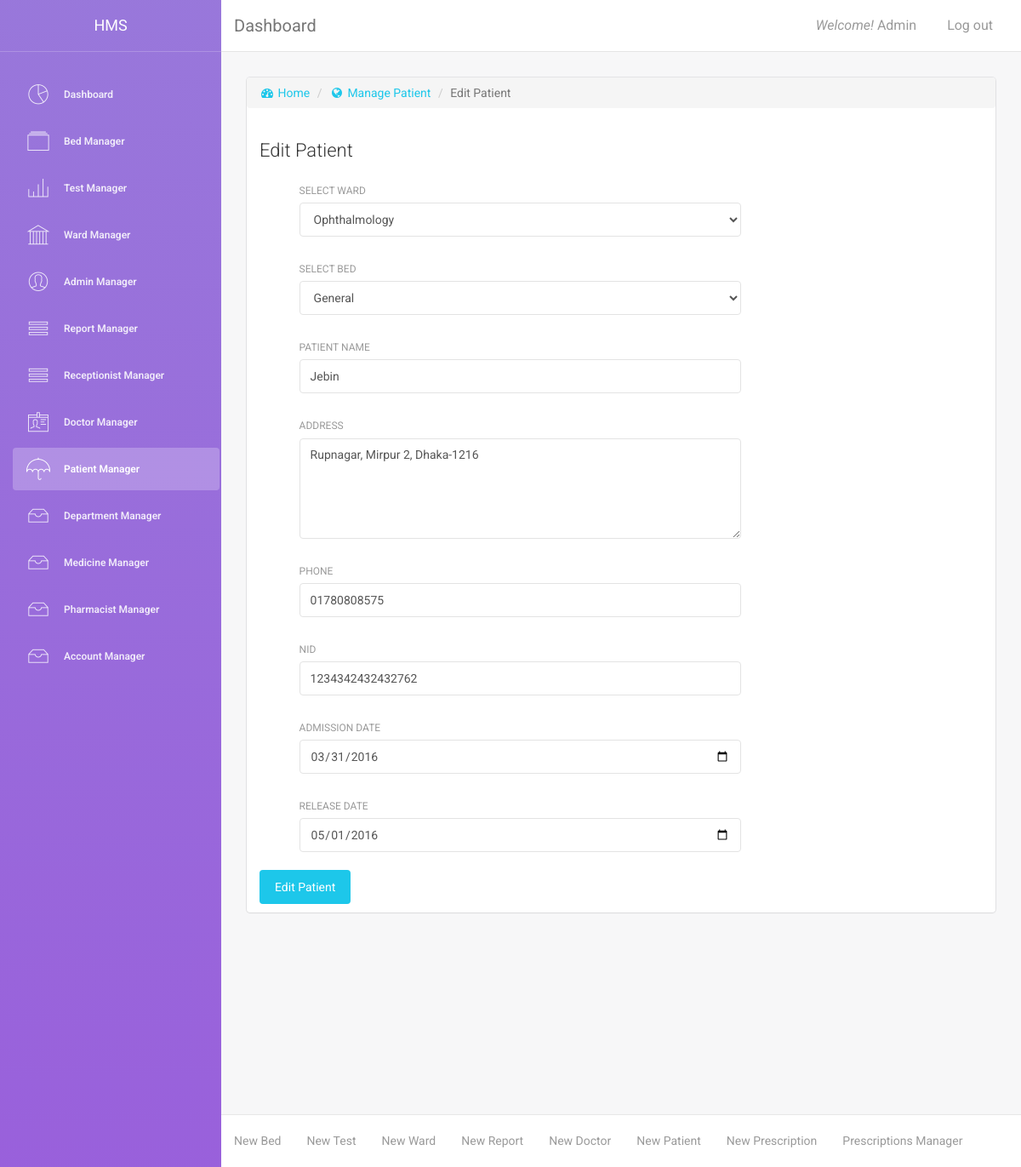
/edit_patient.php?id=1 (signed in), run on the app's committed database.
### tables this page shows
CREATE TABLE `tbl_patient` (
  `patient_id` int(6) NOT NULL,
  `ward_id` int(2) NOT NULL,
  `bed_id` int(2) NOT NULL,
  `doc_id` int(11) NOT NULL,
  `patient_name` varchar(100) NOT NULL,
  `patient_address` text NOT NULL,
  `patient_phone` varchar(20) NOT NULL,
  `patient_nid` varchar(50) NOT NULL,
  `admission_date` date NOT NULL,
  `release_date` date NOT NULL
);

### content/edit_patient.php (the view, shortened to what this page needs)
<div class="content">
    <div class="container-fluid">
        <div class="row">
            <div class="col-md-12">
                <div class="card">
                    <ol class="breadcrumb">
                        <li><a href="index.php"><i class="fa fa-dashboard"></i> Home</a></li>
                        <li><a href="manage_patient.php"><i class="fa fa-globe"></i> Manage Patient</a></li>
                        <li class="active">Edit Patient</li>
                    </ol>
                    <div class="header">
                        <h4 class="title">Edit Patient</h4>
                    </div>
                    <div class="content">
                        <form action="" method="POST" name="edit_patient">
                            <div class="row">
                                <div class="col-md-8">
                                    <div class="form-group">
                                        <label>Select Ward</label>
                                        <select name="ward_id" class="form-control">
                                            <?php
                                            while ($ward = mysqli_fetch_assoc($all_ward)) {
                                                ?>
                                                <option value="<?php echo $ward['ward_id'] ?>"><?php echo $ward['ward_name'] ?></option>
                                            <?php } ?>
                                        </select>
                                    </div>
                                </div>
                                <div class="col-md-8">
                                    <div class="form-group">
                                        <label>Select Bed</label>
                                        <select name="bed_id" class="form-control">
                                            <?php
                                            while ($bed = mysqli_fetch_assoc($all_bed)) {
                                                ?>
                                                <option value="<?php echo $bed['bed_id'] ?>"><?php echo $bed['bed_name'] ?></option>
                                            <?php } ?>
                                        </select>
                                    </div>
                                </div>
                                <div class="col-md-8">
                                    <div class="form-group">
                                        <label>Patient Name</label>
                                        <input type="text" name="patient_name" value="<?php echo $all_patient['patient_name']?>" class="form-control">
                                    </div>
                                </div>
                                <div class="col-md-8">
                                    <div class="form-group">
                                        <label>Address</label>
                                        <textarea rows="5" name="patient_address" class="form-control"><?php echo $all_patient['patient_address']?></textarea>
                                    </div>
                                </div>
                                <div class="col-md-8">
                                    <div class="form-group">
                                        <label>Phone</label>
                                        <input type="text" name="patient_phone" value="<?php echo $all_patient['patient_phone']?>" class="form-control">
                                    </div>
                                </div>
                                <div class="col-md-8">
                                    <div class="form-group">
                                        <label>NID</label>
                                        <input type="text" name="patient_nid" value="<?php echo $all_patient['patient_nid']?>" class="form-control">
                                    </div>
                                </div>
                                <div class="col-md-8">
                                    <div class="form-group">
                                        <label>Admission Date</label>
                                        <input type="date" name="admission_date" value="<?php echo $all_patient['admission_date']?>" class="form-control">
                                    </div>
                                </div>
                                <div class="col-md-8">
                                    <div class="form-group">
                                        <label>Release Date</label>
                                        <input type="date" name="release_date" value="<?php echo $all_patient['release_date']?>" class="form-control">
                                    </div>
                                </div>
                            </div>
                            <button type="submit" class="btn btn-info btn-fill">Edit Patient</button>
                        </form>
                    </div>
                </div>
            </div>
        </div>
    </div>
</div>

### data on the page
tbl_patient: patient_name "Jebin", patient_address "Rupnagar, Mirpur 2, Dhaka-1216", patient_phone "01780808575", patient_nid "1234342432432762", admission_date "03/31/2016", release_date "05/01/2016"

### other printed values
$_SESSION["admin_name"] "Admin"
form field ward_id "Ophthalmology"
form field bed_id "General"
